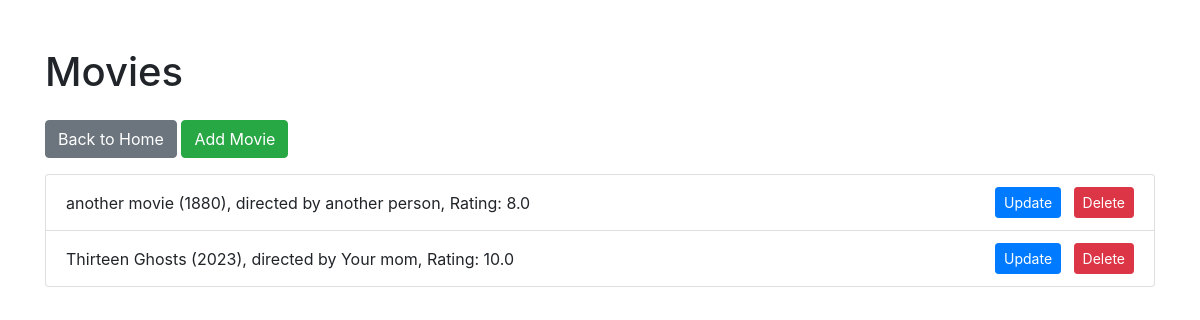
The app's page /users/3, older data.
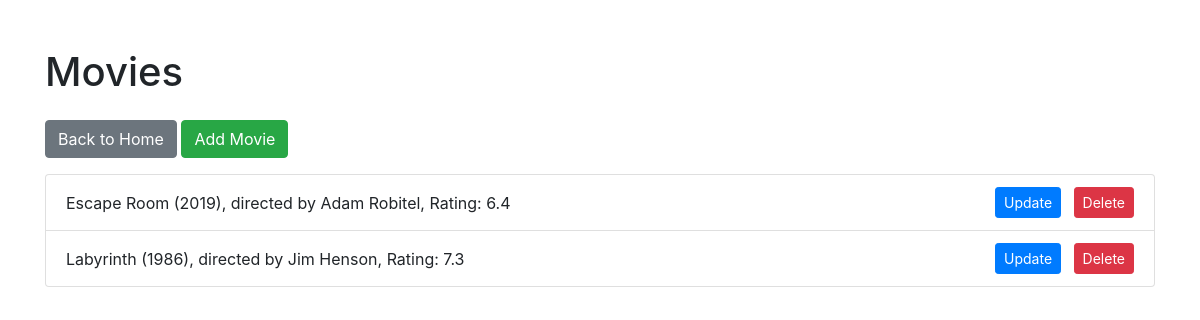
The same page, newer data.
### models.py (models this page shows)
class Movie(db.Model):
    __tablename__ = 'movies'
    id = db.Column(db.Integer, primary_key=True)
    title = db.Column(db.String(255), nullable=False)
    director = db.Column(db.String(100), nullable=True)
    year = db.Column(db.Integer, nullable=True)
    rating = db.Column(db.Float, nullable=True)
    user_id = db.Column(db.Integer, db.ForeignKey('users.id'), nullable=False)

### app.py (the view)
@app.route('/users/<user_id>')
def user_movies(user_id):
    movies = data_manager.get_user_movies(user_id)
    return render_template('user_movies.html', user_id=user_id, movies=movies)

### DataManager/sqlite_data_manager.py (called while the page is built)
    def get_user_movies(self, user_id):
        user = User.query.get(user_id)
        if user:
            movies = user.movies
            return movies
        return []

### templates/user_movies.html (shortened to what this page needs)
<!DOCTYPE html>
<html lang="en">
<head>
    <link href="https://stackpath.bootstrapcdn.com/bootstrap/4.3.1/css/bootstrap.min.css" rel="stylesheet">
</head>
<body>
    <div class="container py-5">
        <h1 class="mb-4">Movies</h1>
        <a href="/" class="btn btn-secondary mb-3">Back to Home</a>
        <a href="{{ url_for('add_movie', user_id=user_id) }}" class="btn btn-success mb-3">Add Movie</a>
        <ul class="list-group">
            {% for movie in movies %}
            <li class="list-group-item d-flex justify-content-between align-items-center">
                <span>{{ movie.title }} ({{ movie.year }}), directed by {{ movie.director }}, Rating: {{ movie.rating }}</span>
                <div>
                    <a href="{{ url_for('update_movie', user_id=user_id, movie_id=movie.id) }}" class="btn btn-primary btn-sm mr-2">Update</a>
                    <a href="{{ url_for('delete_movie', user_id=user_id, movie_id=movie.id) }}" class="btn btn-danger btn-sm">Delete</a>
                </div>
            </li>
            {% endfor %}
        </ul>
    </div>
</body>
</html>

Row changes from the older to the newer data that the page shows:
removed Movie: title "another movie", year "1880", director "another person", rating "8.0"
removed Movie: title "Thirteen Ghosts", year "2023", director "Your mom", rating "10.0"
added Movie: title "Escape Room", year "2019", director "Adam Robitel", rating "6.4"
added Movie: title "Labyrinth", year "1986", director "Jim Henson", rating "7.3"
